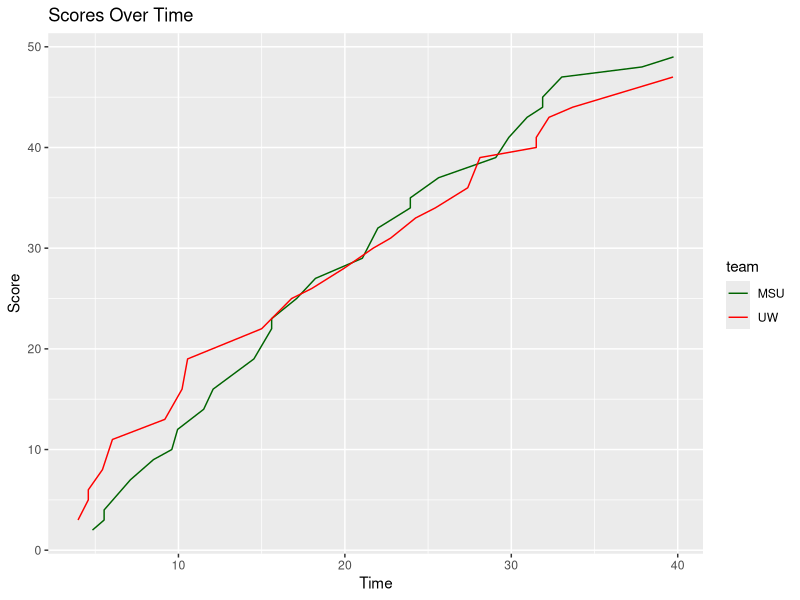

Reproduce this figure in R. (Note: this script raises an error after producing the figure.)
#Question 1
#set working directory
setwd("/Users/izabellalopez/Junior_yr/Biocomputing/Biocomputing-Ex-10")

#access library of ggplot functions
library(ggplot2)

#read in scores file
scores <- read.table("UWvMSU_1-22-13.txt", header = TRUE)
scores <- data.frame(scores)

#starting cumulative score for both teams
msu_score <- 0
uw_score <- 0

#updates scores dataframe with cumatlive scores at each time stamp
for (i in 1:nrow(scores)){
  if (scores[i,2]=="UW"){
    uw_score <- uw_score + scores[i, 3]
    scores[i, 3] <- uw_score
  }
  else{
    msu_score <- msu_score + scores[i, 3]
    scores[i, 3] <- msu_score
  }
}
#plots the scores over time for each team
ggplot(scores, aes(x = time, y = score, color = team)) +
  geom_line() +
  labs(title = "Scores Over Time",
       x = "Time",
       y = "Score") +
  scale_color_manual(values = c("UW" = "red", "MSU" = "darkgreen")) +
  scale_linetype_manual(values = c("UW" = "solid", "MSU" = "solid"))

#Question 2
#function selects a random number between 1 and 100
number <- sample(1:100,1)
print("I am thinking of a number between 1 and 100...You have 10 tries to guess!")

#for loop that iterates through until number correctly guessed or once iterated through 10 times
for (i in 1:10){
    guess <- as.numeric(readline(prompt = "Guess a number: "))
    if (guess == number){
      print("Correct!")
      break
    }else if(guess < number){
        print("Higher!")
    }else{
      print("Lower!")
    }
}

